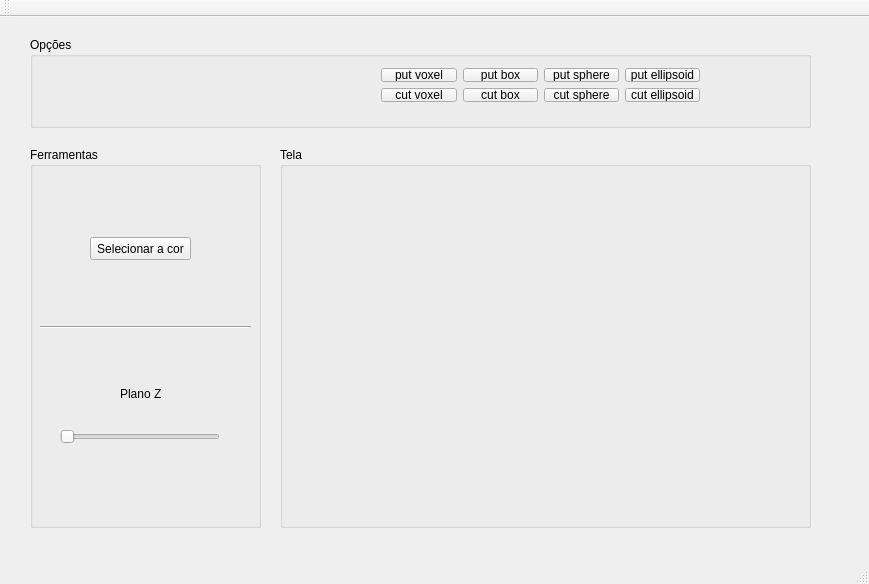
<?xml version="1.0" encoding="UTF-8"?>
<ui version="4.0">
 <class>MainWindow</class>
 <widget class="QMainWindow" name="MainWindow">
  <property name="geometry">
   <rect>
    <x>0</x>
    <y>0</y>
    <width>869</width>
    <height>584</height>
   </rect>
  </property>
  <property name="windowTitle">
   <string>MainWindow</string>
  </property>
  <widget class="QWidget" name="centralWidget">
   <widget class="QGroupBox" name="groupBox">
    <property name="geometry">
     <rect>
      <x>30</x>
      <y>130</y>
      <width>231</width>
      <height>381</height>
     </rect>
    </property>
    <property name="title">
     <string>Ferramentas</string>
    </property>
    <widget class="QPushButton" name="pushButton_9">
     <property name="geometry">
      <rect>
       <x>60</x>
       <y>90</y>
       <width>101</width>
       <height>23</height>
      </rect>
     </property>
     <property name="text">
      <string>Selecionar a cor</string>
     </property>
    </widget>
    <widget class="QSlider" name="horizontalSlider">
     <property name="geometry">
      <rect>
       <x>30</x>
       <y>280</y>
       <width>160</width>
       <height>19</height>
      </rect>
     </property>
     <property name="orientation">
      <enum>Qt::Horizontal</enum>
     </property>
    </widget>
    <widget class="QLabel" name="label">
     <property name="geometry">
      <rect>
       <x>90</x>
       <y>240</y>
       <width>47</width>
       <height>13</height>
      </rect>
     </property>
     <property name="text">
      <string>Plano Z</string>
     </property>
    </widget>
    <widget class="Line" name="line">
     <property name="geometry">
      <rect>
       <x>10</x>
       <y>170</y>
       <width>211</width>
       <height>20</height>
      </rect>
     </property>
     <property name="orientation">
      <enum>Qt::Horizontal</enum>
     </property>
    </widget>
   </widget>
   <widget class="QGroupBox" name="groupBox_2">
    <property name="geometry">
     <rect>
      <x>30</x>
      <y>20</y>
      <width>781</width>
      <height>91</height>
     </rect>
    </property>
    <property name="title">
     <string>Opções</string>
    </property>
    <widget class="QWidget" name="">
     <property name="geometry">
      <rect>
       <x>340</x>
       <y>20</y>
       <width>341</width>
       <height>56</height>
      </rect>
     </property>
     <layout class="QHBoxLayout" name="horizontalLayout">
      <item>
       <layout class="QVBoxLayout" name="verticalLayout">
        <item>
         <widget class="QPushButton" name="pushButton">
          <property name="text">
           <string>put voxel</string>
          </property>
         </widget>
        </item>
        <item>
         <widget class="QPushButton" name="pushButton_2">
          <property name="text">
           <string>cut voxel</string>
          </property>
         </widget>
        </item>
       </layout>
      </item>
      <item>
       <layout class="QVBoxLayout" name="verticalLayout_2">
        <item>
         <widget class="QPushButton" name="pushButton_3">
          <property name="text">
           <string>put box</string>
          </property>
         </widget>
        </item>
        <item>
         <widget class="QPushButton" name="pushButton_4">
          <property name="text">
           <string>cut box</string>
          </property>
         </widget>
        </item>
       </layout>
      </item>
      <item>
       <layout class="QVBoxLayout" name="verticalLayout_3">
        <item>
         <widget class="QPushButton" name="pushButton_5">
          <property name="text">
           <string>put sphere</string>
          </property>
         </widget>
        </item>
        <item>
         <widget class="QPushButton" name="pushButton_6">
          <property name="text">
           <string>cut sphere</string>
          </property>
         </widget>
        </item>
       </layout>
      </item>
      <item>
       <layout class="QVBoxLayout" name="verticalLayout_4">
        <item>
         <widget class="QPushButton" name="pushButton_7">
          <property name="text">
           <string>put ellipsoid</string>
          </property>
         </widget>
        </item>
        <item>
         <widget class="QPushButton" name="pushButton_8">
          <property name="text">
           <string>cut ellipsoid</string>
          </property>
         </widget>
        </item>
       </layout>
      </item>
     </layout>
    </widget>
   </widget>
   <widget class="QGroupBox" name="groupBox_3">
    <property name="geometry">
     <rect>
      <x>280</x>
      <y>130</y>
      <width>531</width>
      <height>381</height>
     </rect>
    </property>
    <property name="title">
     <string>Tela</string>
    </property>
    <widget class="Plotter" name="widget" native="true">
     <property name="geometry">
      <rect>
       <x>60</x>
       <y>30</y>
       <width>411</width>
       <height>331</height>
      </rect>
     </property>
    </widget>
   </widget>
  </widget>
  <widget class="QMenuBar" name="menuBar">
   <property name="geometry">
    <rect>
     <x>0</x>
     <y>0</y>
     <width>869</width>
     <height>21</height>
    </rect>
   </property>
  </widget>
  <widget class="QToolBar" name="mainToolBar">
   <attribute name="toolBarArea">
    <enum>TopToolBarArea</enum>
   </attribute>
   <attribute name="toolBarBreak">
    <bool>false</bool>
   </attribute>
  </widget>
  <widget class="QStatusBar" name="statusBar"/>
 </widget>
 <layoutdefault spacing="6" margin="11"/>
 <customwidgets>
  <customwidget>
   <class>Plotter</class>
   <extends>QWidget</extends>
   <header>plotter.h</header>
   <container>1</container>
  </customwidget>
 </customwidgets>
 <resources/>
 <connections/>
</ui>
